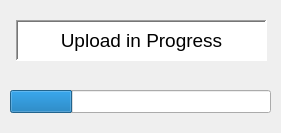
<?xml version="1.0" encoding="UTF-8"?>
<ui version="4.0">
 <class>UploadMsg</class>
 <widget class="QDialog" name="UploadMsg">
  <property name="geometry">
   <rect>
    <x>0</x>
    <y>0</y>
    <width>281</width>
    <height>133</height>
   </rect>
  </property>
  <property name="windowTitle">
   <string>Dialog</string>
  </property>
  <widget class="QProgressBar" name="UploadProgressBar">
   <property name="geometry">
    <rect>
     <x>10</x>
     <y>90</y>
     <width>261</width>
     <height>23</height>
    </rect>
   </property>
   <property name="value">
    <number>24</number>
   </property>
   <property name="textVisible">
    <bool>false</bool>
   </property>
  </widget>
  <widget class="QLabel" name="UploadLabel">
   <property name="geometry">
    <rect>
     <x>16</x>
     <y>20</y>
     <width>251</width>
     <height>41</height>
    </rect>
   </property>
   <property name="palette">
    <palette>
     <active>
      <colorrole role="Button">
       <brush brushstyle="SolidPattern">
        <color alpha="255">
         <red>255</red>
         <green>255</green>
         <blue>255</blue>
        </color>
       </brush>
      </colorrole>
      <colorrole role="Midlight">
       <brush brushstyle="SolidPattern">
        <color alpha="255">
         <red>255</red>
         <green>255</green>
         <blue>255</blue>
        </color>
       </brush>
      </colorrole>
      <colorrole role="Base">
       <brush brushstyle="SolidPattern">
        <color alpha="255">
         <red>255</red>
         <green>255</green>
         <blue>255</blue>
        </color>
       </brush>
      </colorrole>
      <colorrole role="Window">
       <brush brushstyle="SolidPattern">
        <color alpha="255">
         <red>255</red>
         <green>255</green>
         <blue>255</blue>
        </color>
       </brush>
      </colorrole>
      <colorrole role="AlternateBase">
       <brush brushstyle="SolidPattern">
        <color alpha="255">
         <red>255</red>
         <green>255</green>
         <blue>255</blue>
        </color>
       </brush>
      </colorrole>
     </active>
     <inactive>
      <colorrole role="Button">
       <brush brushstyle="SolidPattern">
        <color alpha="255">
         <red>255</red>
         <green>255</green>
         <blue>255</blue>
        </color>
       </brush>
      </colorrole>
      <colorrole role="Midlight">
       <brush brushstyle="SolidPattern">
        <color alpha="255">
         <red>255</red>
         <green>255</green>
         <blue>255</blue>
        </color>
       </brush>
      </colorrole>
      <colorrole role="Base">
       <brush brushstyle="SolidPattern">
        <color alpha="255">
         <red>255</red>
         <green>255</green>
         <blue>255</blue>
        </color>
       </brush>
      </colorrole>
      <colorrole role="Window">
       <brush brushstyle="SolidPattern">
        <color alpha="255">
         <red>255</red>
         <green>255</green>
         <blue>255</blue>
        </color>
       </brush>
      </colorrole>
      <colorrole role="AlternateBase">
       <brush brushstyle="SolidPattern">
        <color alpha="255">
         <red>255</red>
         <green>255</green>
         <blue>255</blue>
        </color>
       </brush>
      </colorrole>
     </inactive>
     <disabled>
      <colorrole role="Button">
       <brush brushstyle="SolidPattern">
        <color alpha="255">
         <red>255</red>
         <green>255</green>
         <blue>255</blue>
        </color>
       </brush>
      </colorrole>
      <colorrole role="Midlight">
       <brush brushstyle="SolidPattern">
        <color alpha="255">
         <red>255</red>
         <green>255</green>
         <blue>255</blue>
        </color>
       </brush>
      </colorrole>
      <colorrole role="Base">
       <brush brushstyle="SolidPattern">
        <color alpha="255">
         <red>255</red>
         <green>255</green>
         <blue>255</blue>
        </color>
       </brush>
      </colorrole>
      <colorrole role="Window">
       <brush brushstyle="SolidPattern">
        <color alpha="255">
         <red>255</red>
         <green>255</green>
         <blue>255</blue>
        </color>
       </brush>
      </colorrole>
      <colorrole role="AlternateBase">
       <brush brushstyle="SolidPattern">
        <color alpha="255">
         <red>255</red>
         <green>255</green>
         <blue>255</blue>
        </color>
       </brush>
      </colorrole>
     </disabled>
    </palette>
   </property>
   <property name="font">
    <font>
     <pointsize>14</pointsize>
    </font>
   </property>
   <property name="autoFillBackground">
    <bool>true</bool>
   </property>
   <property name="frameShape">
    <enum>QFrame::WinPanel</enum>
   </property>
   <property name="frameShadow">
    <enum>QFrame::Sunken</enum>
   </property>
   <property name="lineWidth">
    <number>1</number>
   </property>
   <property name="text">
    <string>Upload in Progress</string>
   </property>
   <property name="alignment">
    <set>Qt::AlignCenter</set>
   </property>
  </widget>
 </widget>
 <resources/>
 <connections/>
</ui>
